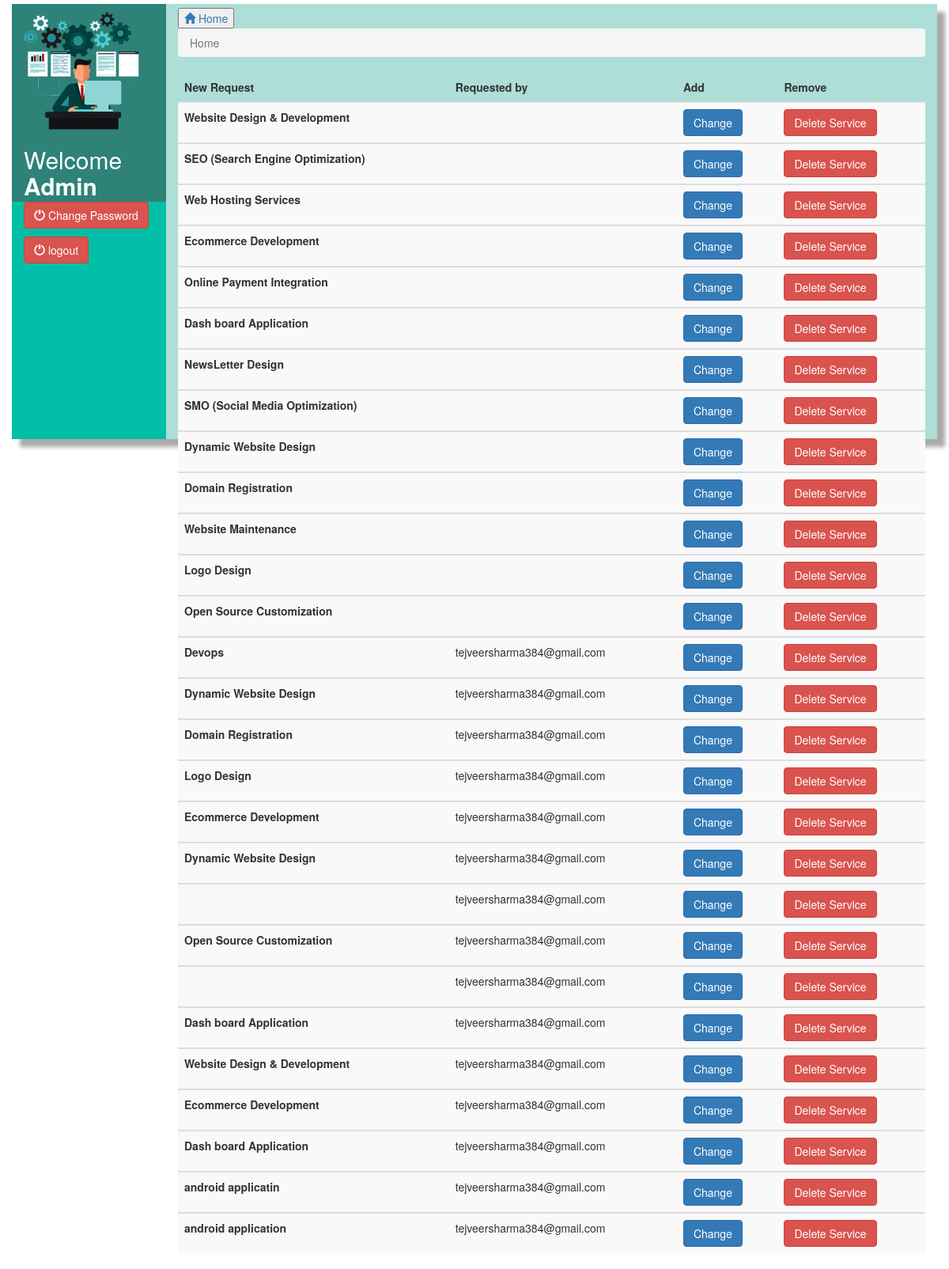
Page /addNewRequests.php (signed in) on the earlier database version.
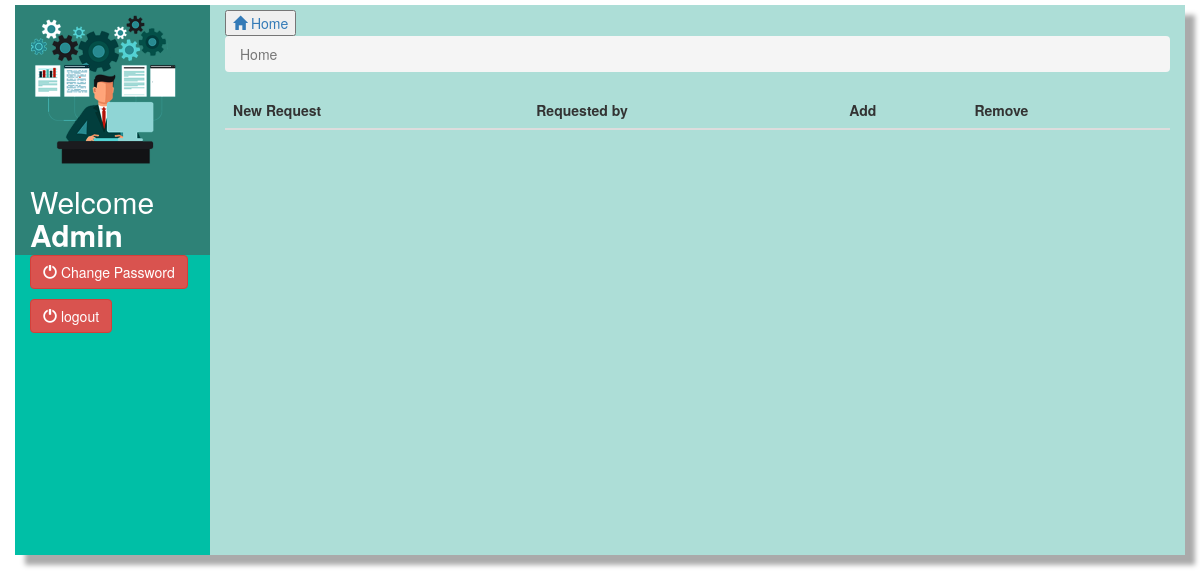
Same page on the later database version.
### tables this page shows
CREATE TABLE `requests` (
  `type` varchar(100) NOT NULL,
  `available` varchar(10) NOT NULL DEFAULT 'yes',
  `name` varchar(50) NOT NULL,
  `email` varchar(30) NOT NULL,
  `status` varchar(10) NOT NULL DEFAULT 'NO',
  `contact` varchar(12) NOT NULL,
  `city` varchar(20) NOT NULL
);

### addNewRequests.php (the view, shortened to what this page needs)
<?php
if(isset($_SESSION["admin"]))
{
?>
<!DOCTYPE html>
<html lang="en">
  <head>
   <link href="css/bootstrap.min.css" rel="stylesheet"/>
  </head>
  <body>
    <div class="container" style="margin-top:5px;">
      <div class="row">
        <div class="col-lg-2" style="background-color: green;">
          <div class="row">
            <div class="col-lg-12"  style="background-color: #2e8277;height:250px;align-content:center"><img class="img-fluid" src="images/admin.jpg" style="width:150px;margin-top:10px" alt="USER"/>
              <h2 style="color:white">Welcome<strong> Admin</strong></h2>
              </div>
          </div>
          <div class="row" >
            <div class="col-lg-12" style="font-size:20px;background-color: #00bfa6;height:300px">
              <p>  <a href="#changePassword" data-toggle ="modal"> <button type="submit"  class="btn btn-danger" style="color:white" name= "change_password"><span class="glyphicon glyphicon-off"></span>  Change Password</button></a></p>
                <p>  <a href="logout.php"> <button type="submit"  class="btn btn-danger" style="color:white" name= "logout"><span class="glyphicon glyphicon-off"></span>  logout</button></a></p>
            </div>
          </div>
        </div>
        <div class="col-lg-10" style="background-color: #added7;height:550px">
          <a href="admin.php"><button style="margin-top:5px"><span class="glyphicon glyphicon-home"></span> Home</button></a>
<nav aria-label="breadcrumb">
  <ol class="breadcrumb" >
    <li class="breadcrumb-item active" aria-current="page">Home</li>
  </ol>
</nav>
            <div class="row">
                <div class="col-sm-12">
                <?php
include('dbcon.php');
if($conn->connect_error){
    die("Connection failed : ".$connet_error);
}
else
{
    $query = "SELECT * FROM requests where status = 'NO'";
    $result = mysqli_query($conn, $query);
    echo '<table class="table table-striped">
  <thead>
    <tr>
      <th scope="col">New Request</th>
      <th scope="col">Requested by</th>
      <th scope="col">Add</th>
      <th scope="col">Remove</th>
    </tr>
  </thead>';
    while($array = mysqli_fetch_array($result)){
        echo '
  <tbody>
    <tr>
      <th scope="row">'.$array['type'].'</th>
      <td>'.$array['email'].'</td>
      <td><form action = "HomeDatabase.php" method = "post"><button type = "submit" class = "btn btn-primary" value="'.$array['type'].'" name ="AddThisService">Change</button>
    </form></td>
    <td><form action = "HomeDatabase.php" method = "post">
        <button type = "submit" class = "btn btn-danger" value="'.$array['type'].'" name = "deleteThisService" >Delete Service</button>
    </form></td>
    </tr>';
    }
}
?>
                </div>
            </div>
        </div>
      </div>
    </div>
  </body>
</html>
<?php
}
else
{
    header('location:index.php');
}
?>

### addNewRequests.php (style rules this page uses)
.container { box-shadow: 10px 10px 5px #aaaaaa; }

Differences in the rows shown:
removed requests: type "Website Design & Development"
removed requests: type "SEO (Search Engine Optimization)"
removed requests: type "Web Hosting Services"
removed requests: type "Ecommerce Development"
removed requests: type "Online Payment Integration"
removed requests: type "Dash board Application"
removed requests: type "NewsLetter Design"
removed requests: type "SMO (Social Media Optimization)"
removed requests: type "Dynamic Website Design"
removed requests: type "Domain Registration"
removed requests: type "Website Maintenance"
removed requests: type "Logo Design"
removed requests: type "Open Source Customization"
removed requests: type "Devops", email "tejveersharma384@gmail.com"
removed requests: type "Dynamic Website Design", email "tejveersharma384@gmail.com"
removed requests: type "Domain Registration", email "tejveersharma384@gmail.com"
removed requests: type "Logo Design", email "tejveersharma384@gmail.com"
removed requests: type "Ecommerce Development", email "tejveersharma384@gmail.com"
removed requests: type "Dynamic Website Design", email "tejveersharma384@gmail.com"
removed requests: email "tejveersharma384@gmail.com"
removed requests: type "Open Source Customization", email "tejveersharma384@gmail.com"
removed requests: email "tejveersharma384@gmail.com"
removed requests: type "Dash board Application", email "tejveersharma384@gmail.com"
removed requests: type "Website Design & Development", email "tejveersharma384@gmail.com"
removed requests: type "Ecommerce Development", email "tejveersharma384@gmail.com"
removed requests: type "Dash board Application", email "tejveersharma384@gmail.com"
removed requests: type "android applicatin", email "tejveersharma384@gmail.com"
removed requests: type "android application", email "tejveersharma384@gmail.com"
